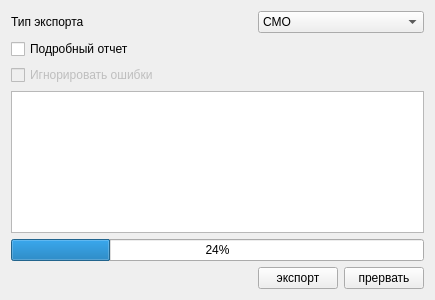
<?xml version="1.0" encoding="UTF-8"?>
<ui version="4.0">
 <class>ExportPage1</class>
 <widget class="QWidget" name="ExportPage1">
  <property name="geometry">
   <rect>
    <x>0</x>
    <y>0</y>
    <width>435</width>
    <height>300</height>
   </rect>
  </property>
  <property name="windowTitle">
   <string>Form</string>
  </property>
  <layout class="QGridLayout">
   <item row="0" column="0" colspan="3">
    <spacer>
     <property name="orientation">
      <enum>Qt::Vertical</enum>
     </property>
     <property name="sizeHint" stdset="0">
      <size>
       <width>20</width>
       <height>40</height>
      </size>
     </property>
    </spacer>
   </item>
   <item row="5" column="0" colspan="3">
    <widget class="CProgressBar" name="progressBar">
     <property name="value">
      <number>24</number>
     </property>
    </widget>
   </item>
   <item row="6" column="0" colspan="3">
    <spacer>
     <property name="orientation">
      <enum>Qt::Vertical</enum>
     </property>
     <property name="sizeHint" stdset="0">
      <size>
       <width>20</width>
       <height>40</height>
      </size>
     </property>
    </spacer>
   </item>
   <item row="7" column="1">
    <widget class="QPushButton" name="btnExport">
     <property name="text">
      <string>экспорт</string>
     </property>
    </widget>
   </item>
   <item row="7" column="2">
    <widget class="QPushButton" name="btnCancel">
     <property name="text">
      <string>прервать</string>
     </property>
    </widget>
   </item>
   <item row="7" column="0">
    <spacer>
     <property name="orientation">
      <enum>Qt::Horizontal</enum>
     </property>
     <property name="sizeHint" stdset="0">
      <size>
       <width>40</width>
       <height>20</height>
      </size>
     </property>
    </spacer>
   </item>
   <item row="4" column="0" colspan="3">
    <widget class="QTextBrowser" name="logBrowser"/>
   </item>
   <item row="2" column="0">
    <widget class="QCheckBox" name="chkVerboseLog">
     <property name="text">
      <string>Подробный отчет</string>
     </property>
    </widget>
   </item>
   <item row="3" column="0">
    <widget class="QCheckBox" name="chkIgnoreErrors">
     <property name="enabled">
      <bool>false</bool>
     </property>
     <property name="text">
      <string>Игнорировать ошибки</string>
     </property>
    </widget>
   </item>
   <item row="1" column="0">
    <widget class="QLabel" name="lblExportType">
     <property name="text">
      <string>Тип экспорта</string>
     </property>
    </widget>
   </item>
   <item row="1" column="1" colspan="2">
    <widget class="QComboBox" name="cmbExportType">
     <item>
      <property name="text">
       <string>СМО</string>
      </property>
     </item>
     <item>
      <property name="text">
       <string>ТФОМС</string>
      </property>
     </item>
    </widget>
   </item>
  </layout>
 </widget>
 <customwidgets>
  <customwidget>
   <class>CProgressBar</class>
   <extends>QProgressBar</extends>
   <header>library/ProgressBar.h</header>
  </customwidget>
 </customwidgets>
 <resources/>
 <connections/>
</ui>
